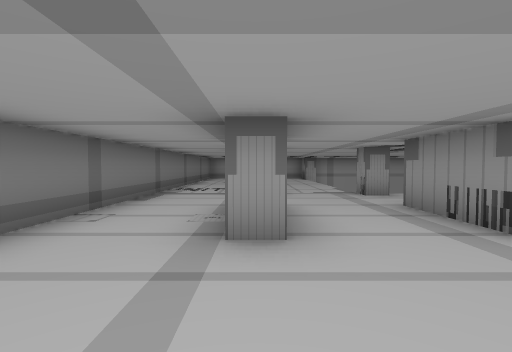
view 1 (above)

16 first-person views from a walk through a scene from a Unity 3-D project. The camera is 1.2 m above the floor, tilts 2° down and sees 85° across. The floor is counted in squares, 2 m on a side. Each view is taken from the middle of a square. On the plan, view 1 faces up. The plan holds only what a view shows up to about 9 squares ahead; the rest is blank. The place goes on beyond the plan. The player is left out.

view 2
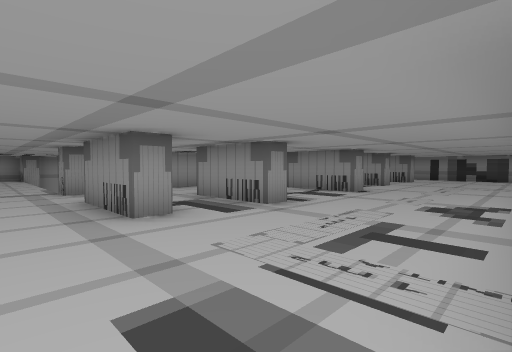

view 3
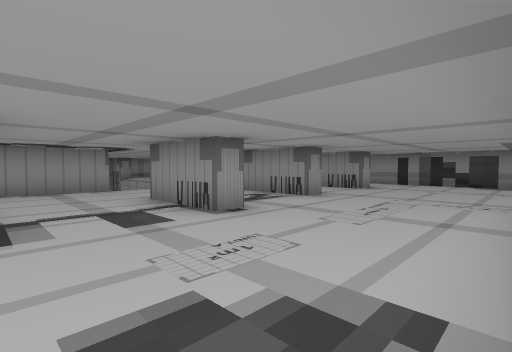

view 4
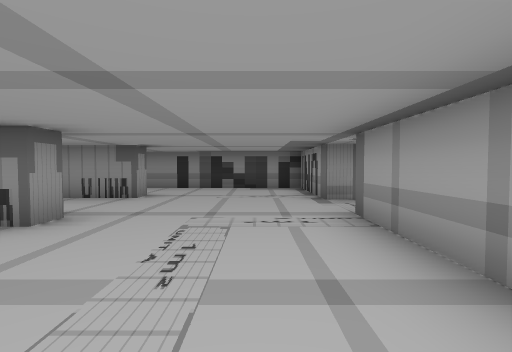

view 5
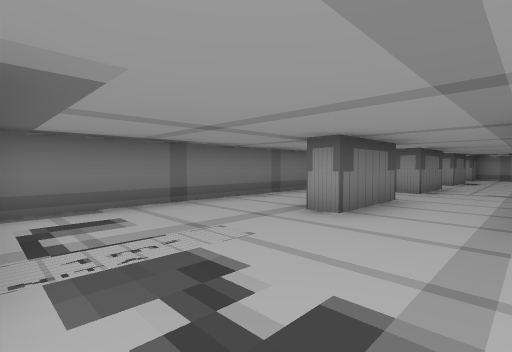

view 6
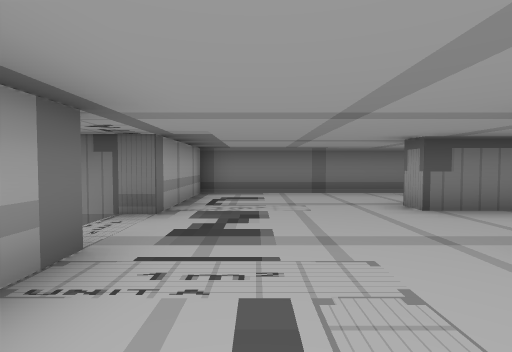

view 7
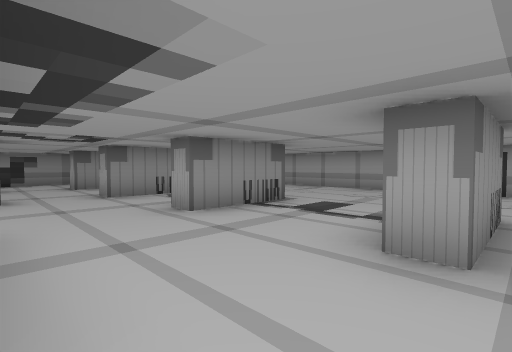

view 8
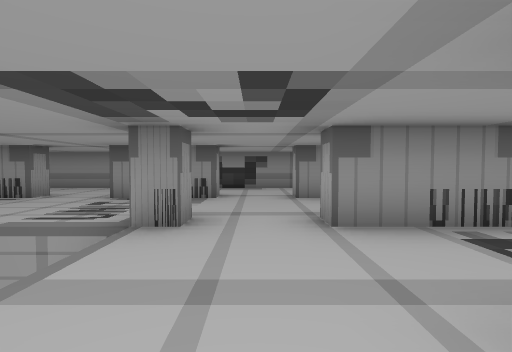

view 9
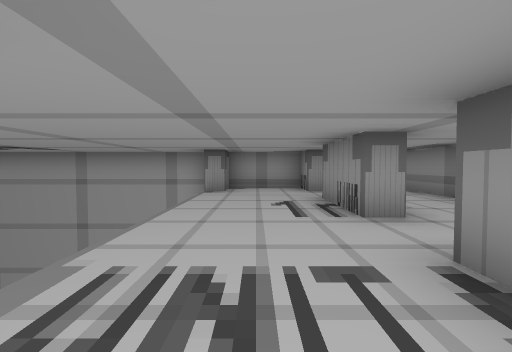

view 10
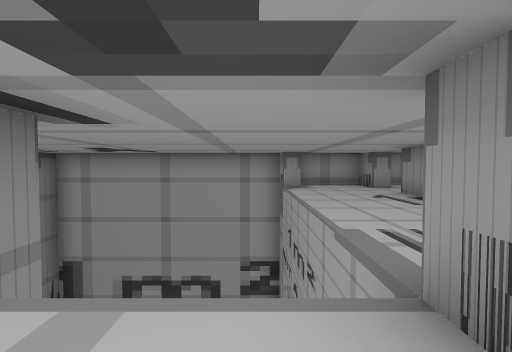

view 11
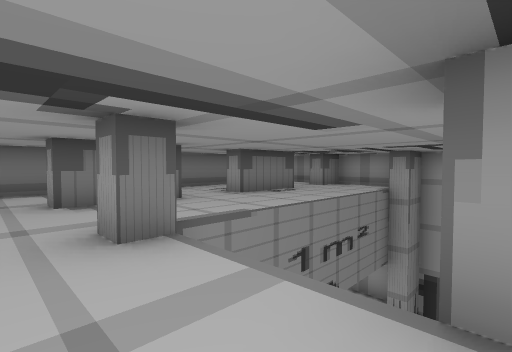

view 12
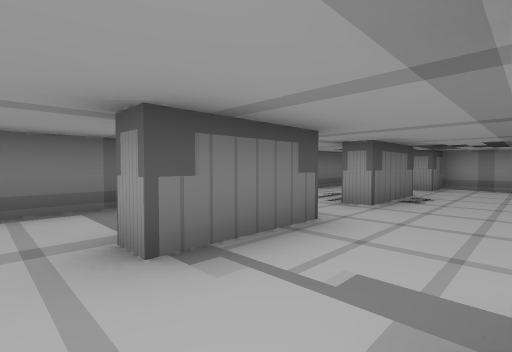

view 13
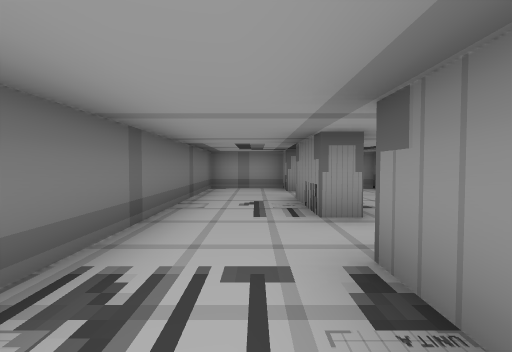

view 14
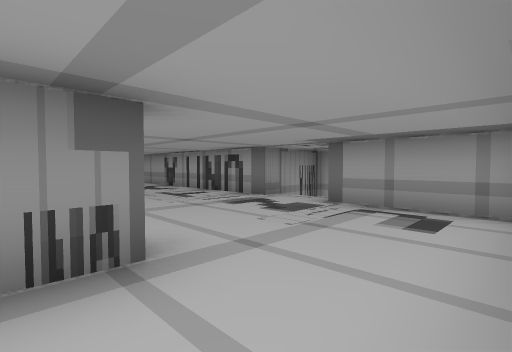

view 15
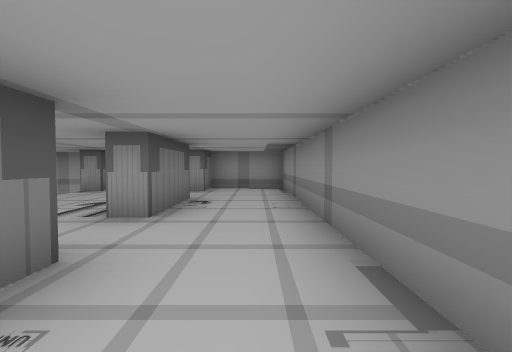

view 16
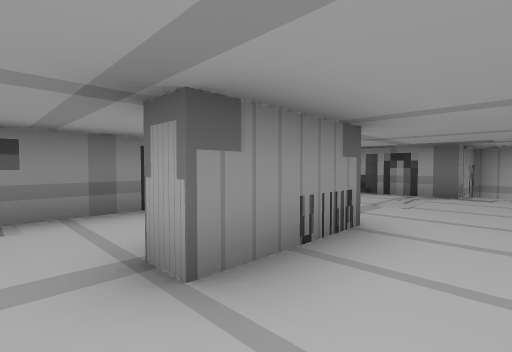

### Floor plan
Points are (right, up) in squares from view 1. A wall is a line through its corners. A room is listed if a view was taken in it or the views show most of it. See-through windows are left out.
Room 1 (views 1, 2, 3, 4, 5, 6, 14)
walls: (4.8, 2) (4.3, 2) (4.3, 4); (7.8, 2) (7.3, 2) (7.3, 4); (2.9, 2.2) (2.3, 2.2) (2.3, 4.2); (10.4, 2.2) (9.8, 2.2) (9.8, 4.2); (2, -3.4) (2, -1.3) (10.5, -1.3); (0.3, 4.2) (0.3, 2.2) (-0.2, 2.2) (-0.2, 3); (12.9, 2.2) (12.3, 2.2) (12.3, 4.2); (12, -3.3) (12, -1.3) (14.8, -1.3) (14.8, 4.4); (-2.2, 4.4) (-2.2, -1.3) (0.5, -1.3)
ways out: opening at (1.5, 3.5) to room 2; opening at (4, 3.5) to room 2; opening at (6.5, 3.5) to room 2; opening at (9, 3.5) to room 2; opening at (11.5, 3.5) to room 2; opening at (-1.5, 3.5) to room 3; opening at (14, 3.5) to room 4
Room 2 (views 7, 8, 9, 10, 11, 12, 16)
walls: (7.2, 6.2) (4.8, 6.2); (10.2, 5.8) (9.8, 5.8) (9.8, 6.2); (2.8, 6.4) (2.8, 5.8) (2.3, 5.8) (2.3, 6.2); (7.3, 4) (7.8, 4); (9.8, 4.2) (10.2, 4.2); (4.3, 4) (4.8, 4); (12.8, 9.3) (12.3, 9.3) (12.3, 11.2); (12.8, 5.8) (12.3, 5.8) (12.3, 7.8); (2.4, 13.8) (0.3, 13.8) (0.3, 12.8) (-0.2, 12.8); (0.3, 7.9) (0.3, 5.8); (12.8, 12.8) (12.3, 12.8) (12.3, 13.8) (10.3, 13.8) (10.3, 12.8) (9.8, 12.8) (9.8, 13.8) (2.8, 13.8) (2.8, 12.8) (2.2, 12.8); (0.3, 11.4) (0.3, 9.3)
ways out: opening at (1.5, 3.5) to room 1; opening at (4, 3.5) to room 1; opening at (6.5, 3.5) to room 1; opening at (9, 3.5) to room 1; opening at (11.5, 3.5) to room 1; opening at (0, 5) to room 3; opening at (13, 5) to room 4; opening at (0, 8.5) to room 5; opening at (13, 8.5) to room 6; opening at (0, 12) to room 7; opening at (13, 12) to room 8; gap at (3, 13); gap at (5, 7); gap at (7, 7)
Room 3 (view 13)
walls: (-0.2, 6.8) (-0.2, 7.8); (0.3, 5.8) (-0.2, 5.8); (-2.2, 7.6) (-2.2, 4.4)
ways out: opening at (-1.5, 3.5) to room 1; opening at (0, 5) to room 2; opening at (-1.5, 6.5) to room 5
Room 4 (view 15)
walls: (14.8, 4.4) (14.8, 7.6); (12.8, 7.8) (12.8, 7.3); (12.3, 4.2) (12.8, 4.2)
ways out: opening at (14, 3.5) to room 1; opening at (13, 5) to room 2; opening at (14, 6.5) to room 6
Room 5 (no view inside)
walls: (0.3, 9.3) (-0.2, 9.3) (-0.2, 11.2); (-2.2, 11.6) (-2.2, 7.6)
ways out: opening at (0, 8.5) to room 2; opening at (-1.5, 6.5) to room 3; opening at (-1.5, 10.5) to room 7
Room 6 (no view inside)
walls: (14.8, 7.6) (14.8, 11.6); (12.8, 11.3) (12.8, 9.3)
ways out: opening at (13, 8.5) to room 2; opening at (14, 6.5) to room 4; opening at (14, 10.5) to room 8
Room 7 (no view inside)
walls: (-0.2, 12.8) (-0.2, 13.8) (-2.2, 13.8) (-2.2, 11.6)
ways out: opening at (0, 12) to room 2; opening at (-1.5, 10.5) to room 5
Room 8 (no view inside)
walls: (14.8, 11.6) (14.8, 13.8) (12.8, 13.8) (12.8, 12.8)
ways out: opening at (13, 12) to room 2; opening at (14, 10.5) to room 6

Positions as (right, up) in squares from view 1, and headings:
1: (0, 0), facing up
2: (1, -1), facing up-right
3: (5, -1), facing up-right
4: (7, 0), facing right
5: (2, -1), facing up-left
6: (4, 0), facing left
7: (4, 6), facing down-right
8: (7, 5), facing right
9: (11, 6), facing up
10: (9, 5), facing up
11: (5, 5), facing up-left
12: (2, 5), facing up-left
13: (-1, 6), facing up
14: (-2, 3), facing down-right
15: (14, 6), facing up
16: (11, 5), facing down-right
